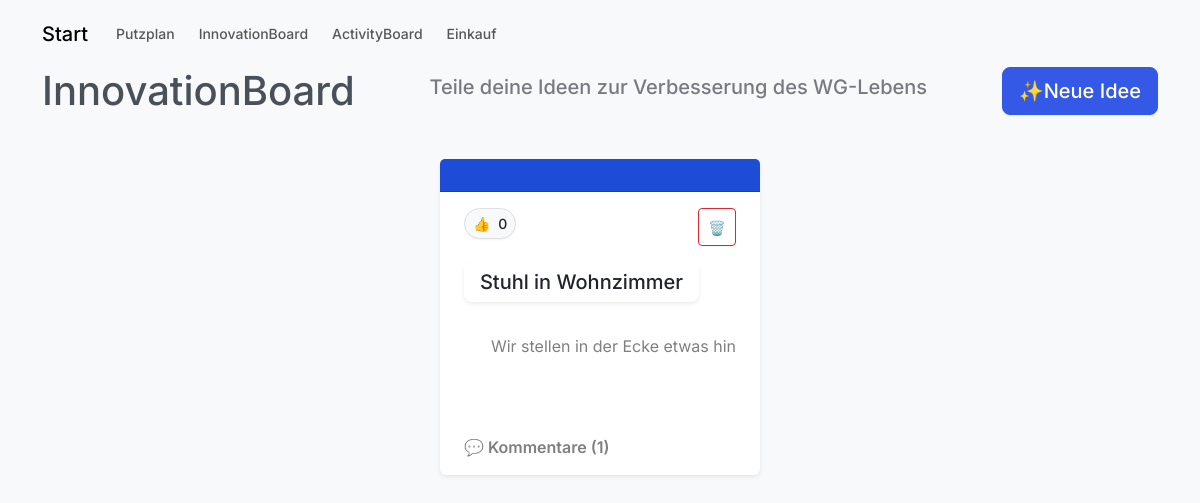
Page /innovationboard/ (signed in) on the earlier database version.
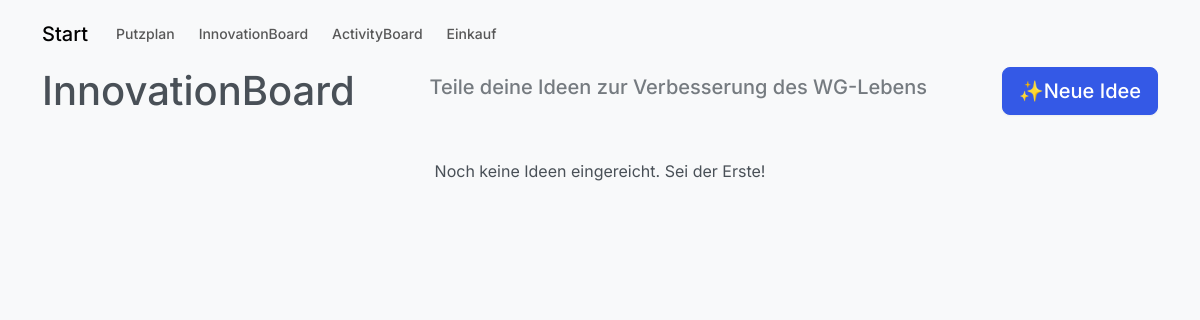
Same page on the later database version.
### db.py (models this page shows)
class Idea(db.Model):
    __tablename__ = 'IDEA'
    idea_id = db.Column(db.Integer, primary_key=True, index=True)
    wg_id = db.Column(db.Integer, db.ForeignKey('WG.wg_id'), nullable=False)
    created_by = db.Column(db.Integer, db.ForeignKey('USER.user_id'), nullable=False)
    title = db.Column(db.String, nullable=False)
    description = db.Column(db.Text)
    created_at = db.Column(db.DateTime, server_default=db.func.now())
    updated_at = db.Column(db.DateTime, onupdate=db.func.now())
    status = db.Column(db.String)
    color = db.Column(db.String(7), nullable=False, default="#ffffff")
    wg = db.relationship('Wg', back_populates='ideas')
    creator = db.relationship('User', back_populates='ideas', foreign_keys=[created_by])
    comments = db.relationship('Idea_Comment', back_populates='idea', cascade='all, delete-orphan')
    likes = db.relationship('Idea_Like', back_populates='idea', cascade='all, delete-orphan')

### app.py (the view, shortened to what this page needs)
@app.route("/innovationboard/", methods=['GET', 'POST'])
def innovation_board():
    if 'user_id' not in session:
        return redirect(url_for('login'))
    form = InnovationForm()
    all_users = User.query.all()
    ideas = (Idea.query
             .filter_by(wg_id=1)   #wg_id = user.wg_id
             .options(joinedload(Idea.creator))
             .order_by(Idea.created_at.desc())
             .all())
    return render_template("innovationboard.html", form=form, all_users=all_users,ideas=ideas, comment_form=CommentForm())

### templates/innovationboard.html (shortened to what this page needs)
{% extends "base.html" %}
{% block content %}
<nav class="navbar navbar-expand-lg navbar-light bg-light">
  <a class="navbar-brand" href="{{ url_for('dashboard') }}">Start</a>
  <div class="navbar-nav">
    <a class="nav-link" href="{{ url_for('putzplan') }}">Putzplan</a>
    <a class="nav-link" href="{{ url_for('innovation_board') }}">InnovationBoard</a>
    <a class="nav-link" href="{{ url_for('activity_board') }}">ActivityBoard</a>
    <a class="nav-link" href="{{ url_for('einkaufsplan') }}">Einkauf</a>
</nav>
<div style="display:flex; justify-content:space-between; align-items:center; margin-bottom: 20px;">
  <h1 style="margin:0;">InnovationBoard</h1>
    <h5 class="text-body-secondary">Teile deine Ideen zur Verbesserung des WG-Lebens</h5>
  <label for="modalToggleNewIdea"
         class="btn btn-lg btn-primary">
    ✨Neue Idee
  </label>
</div>
<br>
<div class="ideas-list d-flex flex-wrap justify-content-center gap-3">
  {% for idea in ideas %}
    <div class="card shadow-sm border-0">
     <div class="card-header" style="background-color: {{ idea.color or '#0d6efd' }};">
     </div>
  <div class="card-body">
    <div class="d-flex justify-content-between align-items-start mb-3">
      <form method="POST" action="{{ url_for('toggle_like', idea_id=idea.idea_id) }}" class="m-0">
        <button type="submit" class="btn btn-light btn-sm rounded-pill">
          👍 <span class="ms-1">{{ idea.likes|length }}</span>
        </button>
      </form>
      <form method="POST" action="{{ url_for('delete_idea', idea_id=idea.idea_id) }}" class="m-0">
        <button type="submit"
                class="btn btn-sm btn-outline-danger"
                style="width: 38px; height: 38px;"
                onclick="return confirm('Idee wirklich löschen?');">
          🗑️
        </button>
      </form>
    </div>
    <h5 class="mb-2">
      <span class="d-inline-block px-3 py-2 rounded-3 bg-white text-dark shadow-sm">
        {{ idea.title }}
      </span>
    </h5>
    <p class="mb-3 text-black-50" style="white-space: pre-wrap; overflow-wrap: anywhere;">
      {{ idea.description }}
    </p>
    <small class="d-block mb-3 text-white-50">
    </small>
    <a class="fw-semibold text-decoration-none text-black-50"
       data-bs-toggle="collapse"
       href="#comments-{{ idea.idea_id }}"
       role="button"
       aria-expanded="false"
       aria-controls="comments-{{ idea.idea_id }}">
      💬 Kommentare ({{ idea.comments|length if idea.comments else 0 }})
    </a>
  </div>
</div>
  {% else %}
    <p>Noch keine Ideen eingereicht. Sei der Erste!</p>
  {% endfor %}
</div>
            {% set presets = [
              ("Blau", "#0d6efd"),
              ("Violett", "#6610f2"),
              ("Lila", "#6f42c1"),
              ("Pink", "#d63384"),
              ("Rot", "#dc3545"),
              ("Orange", "#fd7e14"),
              ("Gelb", "#ffc107"),
              ("Grün", "#198754"),
              ("Mint", "#20c997"),
              ("Cyan", "#0dcaf0"),
              ("Grau", "#6c757d"),
              ("Schwarz", "#212529")
            ] %}
{% endblock %}

### templates/base.html (shortened to what this page needs)
<!DOCTYPE html>
<html lang="de">
<head>
    <link rel="stylesheet" href="https://cdn.jsdelivr.net/npm/bootswatch@5.3.2/dist/zephyr/bootstrap.min.css">
</head>
<body class="bg-light">
<div class="container">
    {% block content %}{% endblock %}
</div>
</body>
</html>

Differences in the rows shown:
removed Idea: likes|length "0", title "Stuhl in Wohnzimmer", description "Wir stellen in der Ecke etwas hin", comments|length "1"
Other differences:
text now shown: "Noch keine Ideen eingereicht. Sei der Erste!"
